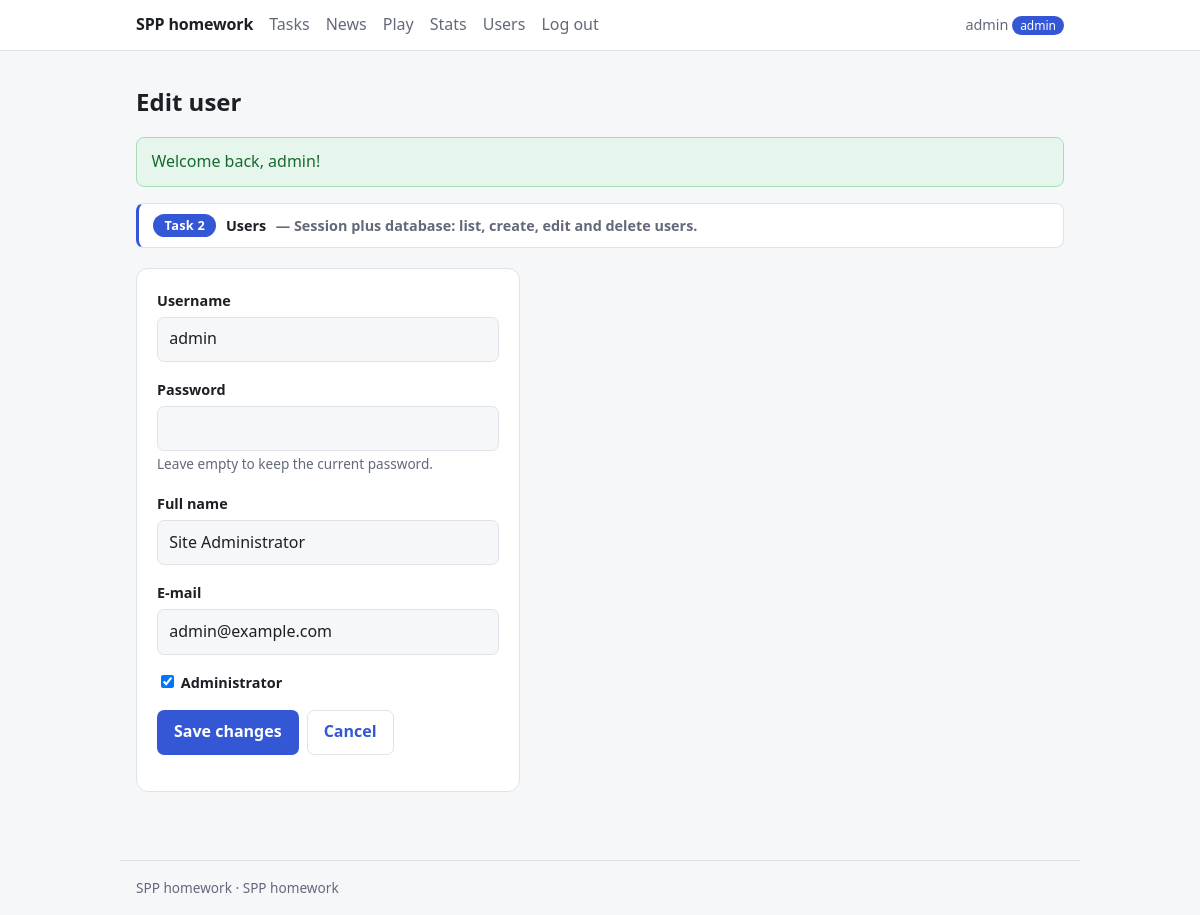
Page /task2-users/form.php?id=1 (signed in) on the committed database.
### tables this page shows
CREATE TABLE IF NOT EXISTS `users` (
    `id`            INT UNSIGNED NOT NULL AUTO_INCREMENT,
    `username`      VARCHAR(50)  NOT NULL,
    `password_hash` VARCHAR(255) NOT NULL,
    `full_name`     VARCHAR(100) NOT NULL DEFAULT '',
    `email`         VARCHAR(190) NOT NULL DEFAULT '',
    `is_admin`      TINYINT(1)   NOT NULL DEFAULT 0,
    `created_at`    DATETIME     NOT NULL DEFAULT CURRENT_TIMESTAMP,
    PRIMARY KEY (`id`),
    UNIQUE KEY `uq_users_username` (`username`)
);

### lib/helpers.php (called while the page is built, shortened)
<?php
function app_base(): string
{
    static $base = null;
    if ($base !== null) {
        return $base;
    }
    $base       = '/';
    $appRoot    = realpath(dirname(__DIR__));
    $scriptFile = realpath($_SERVER['SCRIPT_FILENAME'] ?? '');
    $scriptName = $_SERVER['SCRIPT_NAME'] ?? '';
    if ($appRoot !== false && $scriptFile !== false && str_starts_with($scriptFile, $appRoot)) {
        $insideApp = substr($scriptFile, strlen($appRoot));
        if ($insideApp !== '' && str_ends_with($scriptName, $insideApp)) {
            $base = substr($scriptName, 0, strlen($scriptName) - strlen($insideApp)) . '/';
        }
    }
    return $base;
}
function url(string $path = ''): string
{
    return app_base() . ltrim($path, '/');
}
function e(mixed $value): string
{
    return htmlspecialchars((string)$value, ENT_QUOTES | ENT_SUBSTITUTE, 'UTF-8');
}
function query_int(string $key, int $default = 0): int
{
    $value = $_GET[$key] ?? null;
    return is_numeric($value) ? (int)$value : $default;
}

### lib/session.php (called while the page is built, shortened)
<?php
function flash_take(): array
{
    $flashes = $_SESSION['flashes'] ?? [];
    return $flashes;
}
function current_user(): ?array
{
    return $_SESSION['user'] ?? null;
}

### lib/db.php (called while the page is built, shortened)
<?php
function db(): PDO
{
    static $pdo = null;
    $dsn = sprintf('mysql:host=%s;port=%d;charset=%s', DB_HOST, DB_PORT, DB_CHARSET);
    $options = [
        PDO::ATTR_ERRMODE            => PDO::ERRMODE_EXCEPTION,
        PDO::ATTR_DEFAULT_FETCH_MODE => PDO::FETCH_ASSOC,
        PDO::ATTR_EMULATE_PREPARES   => false,
        PDO::MYSQL_ATTR_FOUND_ROWS   => true,
    ];
    try {
        $pdo = new PDO($dsn . ';dbname=' . DB_NAME, DB_USER, DB_PASS, $options);
    } catch (PDOException $first) {
        try {
            $server = new PDO($dsn, DB_USER, DB_PASS, $options);
            $server->exec(
                'CREATE DATABASE IF NOT EXISTS `' . DB_NAME . '`'
                . ' CHARACTER SET utf8mb4 COLLATE utf8mb4_hungarian_ci'
            );
            $pdo = new PDO($dsn . ';dbname=' . DB_NAME, DB_USER, DB_PASS, $options);
        } catch (PDOException $second) {
            db_fail($first, $second);
        }
    }
    db_install_schema($pdo);
    return $pdo;
}
function db_install_schema(PDO $pdo): void
{
    $marker = defined('DB_MARKER_TABLE') ? DB_MARKER_TABLE : 'users';
    $exists = $pdo->query('SHOW TABLES LIKE ' . $pdo->quote($marker))->fetch();
    if ($exists) {
        return;
    }
}
function db_one(string $sql, array $params = []): ?array
{
    $statement = db()->prepare($sql);
    $statement->execute($params);
    return $statement->fetch() ?: null;
}

### lib/users.php (called while the page is built, shortened)
<?php
function user_find(int $id): ?array
{
    return db_one('SELECT * FROM users WHERE id = ?', [$id]);
}

### lib/tasks.php (called while the page is built, shortened)
<?php
function task(int $number): array
{
    return tasks()[$number] ?? ['title' => '', 'url' => '', 'blurb' => '', 'shows' => [], 'demo' => ''];
}

### task2-users/form.php (the view, shortened to what this page needs)
<?php
$id        = query_int('id');
$isEditing = $id > 0;
$errors    = [];
$values = ['username' => '', 'full_name' => '', 'email' => '', 'is_admin' => false];
if ($isEditing) {
    $user = user_find($id);
    $values = [
        'username'  => $user['username'],
        'full_name' => $user['full_name'],
        'email'     => $user['email'],
        'is_admin'  => (bool)$user['is_admin'],
    ];
}
render_header($isEditing ? 'Edit user' : 'New user', main_nav());
render_task_banner(2);
?>
<form class="card card-narrow" method="post"
      action="<?= e($isEditing ? url('task2-users/form.php') . '?id=' . (int)$id : url('task2-users/form.php')) ?>">
    <p>
        <label for="username">Username</label>
        <input type="text" id="username" name="username" value="<?= e($values['username']) ?>" autofocus>
    </p>
    <p>
        <label for="password">Password</label>
        <input type="password" id="password" name="password">
        <?php if (isset($errors['password'])): ?>
            <span class="field-error"><?= e($errors['password']) ?></span>
        <?php elseif ($isEditing): ?>
            <span class="muted" style="font-size:.85rem">Leave empty to keep the current password.</span>
        <?php endif; ?>
    </p>
    <p>
        <label for="full_name">Full name</label>
        <input type="text" id="full_name" name="full_name" value="<?= e($values['full_name']) ?>">
    </p>
    <p>
        <label for="email">E-mail</label>
        <input type="text" id="email" name="email" value="<?= e($values['email']) ?>">
    </p>
    <p>
        <label>
            <input type="checkbox" name="is_admin" value="1" <?= $values['is_admin'] ? 'checked' : '' ?>>
            Administrator
        </label>
    </p>
    <p class="actions">
        <button type="submit"><?= $isEditing ? 'Save changes' : 'Create user' ?></button>
        <a class="button button-quiet" href="<?= e(url('task2-users/index.php')) ?>">Cancel</a>
    </p>
</form>
<?php render_footer(); ?>

### lib/layout.php (shortened to what this page needs)
<?php
function render_header(string $title, array $nav = []): void
{
    $appName = defined('APP_NAME') ? APP_NAME : 'SPP';
    $user    = function_exists('current_user') ? current_user() : null;
    ?><!doctype html>
<html lang="en">
<head>
    <link rel="stylesheet" href="<?= e(url('assets/style.css')) ?>">
</head>
<body>
<header class="topbar">
    <div class="topbar-inner">
        <span class="brand"><?= e($appName) ?></span>
        <nav>
            <?php foreach ($nav as $item): ?>
                <a href="<?= e($item['href']) ?>"><?= e($item['label']) ?></a>
            <?php endforeach; ?>
        </nav>
        <?php if ($user !== null): ?>
            <span class="who">
                <?= e($user['username']) ?><?= !empty($user['is_admin']) ? ' <span class="badge">admin</span>' : '' ?>
            </span>
        <?php endif; ?>
    </div>
</header>
<main>
    <h1><?= e($title) ?></h1>
    <?php render_flashes(); ?>
<?php
}
function render_flashes(): void
{
    foreach (flash_take() as $flash) {
        $type = in_array($flash['type'], ['success', 'error', 'info'], true) ? $flash['type'] : 'info';
        echo '<p class="alert alert-' . $type . '">' . e($flash['message']) . '</p>';
    }
}
function render_task_banner(int $number): void
{
    $task = task($number);
    ?>
    <details class="task-strip">
        <summary>
            <span class="task-no">Task <?= $number ?></span>
            <?= e($task['title']) ?>
            <span class="muted">&mdash; <?= e($task['blurb']) ?></span>
        </summary>
    </details>
    <?php
}
function render_footer(): void
{
    $appName = defined('APP_NAME') ? APP_NAME : 'SPP';
    ?>
</main>
<footer class="foot"><?= e($appName) ?> &middot; SPP homework</footer>
</body>
</html>
<?php
}

### assets/style.css (style rules this page uses)
:root { --bg: #f6f7f9; --panel: #ffffff; --ink: #1c1f24; --muted: #63697a; --line: #dfe2e9; --accent: #3457d5; --ok-bg: #e6f6ec; --ok-ink: #17692f; --ok-line: #a7ddb9; --err-bg: #fdeceb; --err-ink: #97231c; --err-line: #f3b5b0; --info-bg: #eaf0fd; --info-ink: #27408f; --info-line: #b6c7f3; --todo-bg: #fdf4e3; --todo-ink: #8a5a06; --todo-line: #efd6a3; }
* { box-sizing: border-box; }
body { margin: 0; background: var(--bg); color: var(--ink); font: 16px/1.6 system-ui, -apple-system, "Segoe UI", Roboto, sans-serif; }
.topbar { background: var(--panel); border-bottom: 1px solid var(--line); }
.topbar-inner { max-width: 60rem; margin: 0 auto; padding: .75rem 1rem; display: flex; align-items: center; gap: 1rem; flex-wrap: wrap; }
.brand { font-weight: 700; letter-spacing: -.01em; }
.topbar nav { display: flex; gap: 1rem; flex-wrap: wrap; }
.topbar nav a { color: var(--muted); text-decoration: none; }
.who { margin-left: auto; color: var(--muted); font-size: .9rem; }
.badge { background: var(--accent); color: #fff; border-radius: 999px; padding: .05rem .5rem; font-size: .75rem; }
main { max-width: 60rem; margin: 0 auto; padding: 1.5rem 1rem 3rem; }
h1 { font-size: 1.5rem; margin: .5rem 0 1rem; }
.foot { max-width: 60rem; margin: 0 auto; padding: 1rem; color: var(--muted); font-size: .85rem; border-top: 1px solid var(--line); }
.alert { border: 1px solid; border-radius: .5rem; padding: .7rem .9rem; margin: 0 0 1rem; }
.alert-success { background: var(--ok-bg); color: var(--ok-ink); border-color: var(--ok-line); }
.card { background: var(--panel); border: 1px solid var(--line); border-radius: .75rem; padding: 1.25rem; margin-bottom: 1.25rem; }
.card-narrow { max-width: 24rem; }
form p { margin: 0 0 1rem; }
label { display: block; font-weight: 600; margin-bottom: .3rem; font-size: .9rem; }
input[type=text], input[type=password], input[type=email], input[type=number], select, textarea { width: 100%; padding: .55rem .7rem; border: 1px solid var(--line); border-radius: .45rem; background: var(--bg); color: var(--ink); font: inherit; }
button, .button { display: inline-block; padding: .55rem 1rem; border: 1px solid transparent; border-radius: .45rem; background: var(--accent); color: #fff; font: inherit; font-weight: 600; text-decoration: none; cursor: pointer; }
.button-quiet { background: transparent; color: var(--accent); border-color: var(--line); }
.actions { display: flex; gap: .5rem; align-items: center; flex-wrap: wrap; }
.muted { color: var(--muted); }
.task-no { display: inline-block; background: var(--accent); color: #fff; border-radius: 999px; padding: .1rem .7rem; font-size: .8rem; font-weight: 700; letter-spacing: .02em; white-space: nowrap; }
.task-strip { background: var(--panel); border: 1px solid var(--line); border-left: 3px solid var(--accent); border-radius: .5rem; padding: .6rem .9rem; margin-bottom: 1.25rem; font-size: .9rem; }
.task-strip summary { cursor: pointer; display: flex; align-items: center; gap: .6rem; flex-wrap: wrap; font-weight: 600; }
.task-strip summary::marker { color: var(--muted); }

### rows in the picture
users: username "admin", full_name "Site Administrator", email "admin@example.com", is_admin "☑"

### other values in the picture
$appName "SPP homework"
$item['label'] "Tasks"
$item['label'] "News"
$item['label'] "Play"
$item['label'] "Stats"
$item['label'] "Users"
$item['label'] "Log out"
$title "Edit user"
$flash['message'] "Welcome back, admin!"
$number "2"
$task['title'] "Users"
$task['blurb'] "Session plus database: list, create, edit and delete users."
